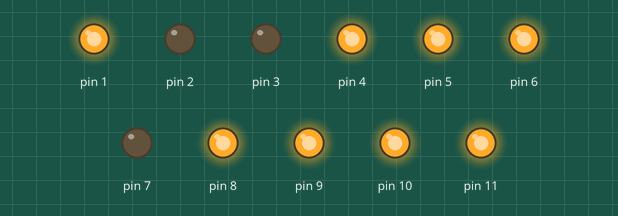
This sketch was run on a simulated Arduino Uno, built with avr-gcc and run on an emulated ATmega328P. Shown: output pins drawn as LEDs (lit = HIGH).

Above: at 0.5 s.
At 1.5 s:
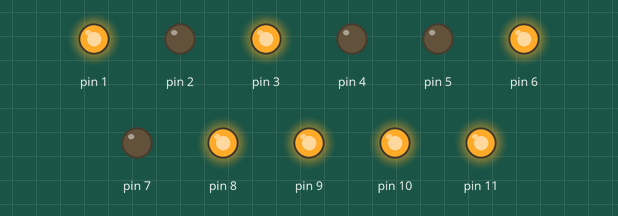
At 2.5 s:
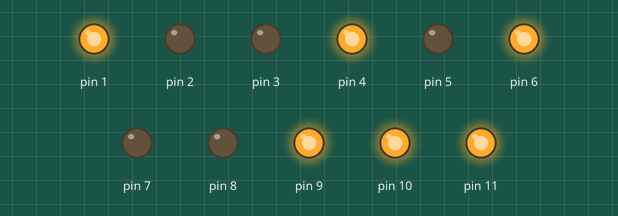
At 3.5 s:
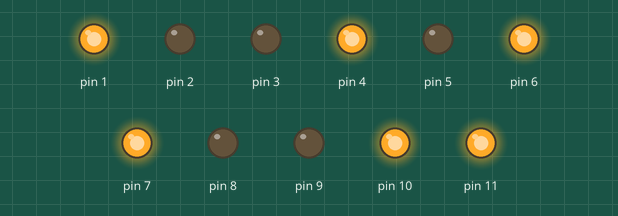
At 4.5 s:
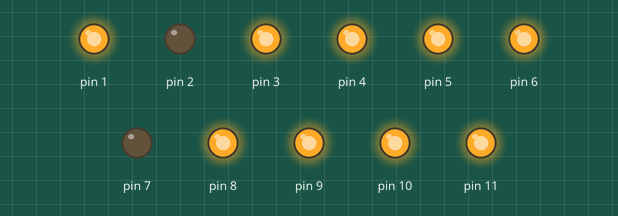
At 5.5 s:
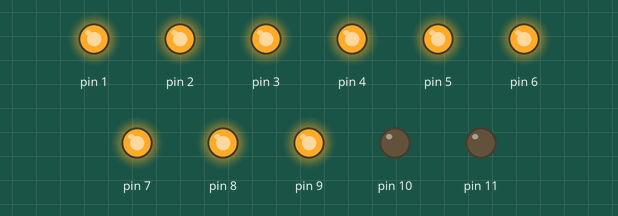
Timing chart, 0 to 6.9 s (numbered marks = the images above):
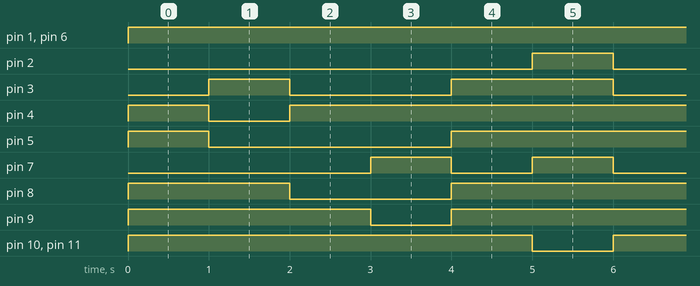

Measured:
- by itself, pin 1, pin 6: LOW → HIGH at 0.00 s
- by itself, pin 2: alternates HIGH for 1.0 s and LOW for 5.0 s
- by itself, pin 3: repeats every 6.0 s: LOW 2.0 s, HIGH 2.0 s, LOW 1.0 s, HIGH 1.0 s
- by itself, pin 4, pin 9: repeats every 6.0 s: LOW 1.0 s, HIGH 5.0 s
- by itself, pin 5: repeats every 6.0 s: LOW 3.0 s, HIGH 3.0 s
- by itself, pin 7: repeats every 6.0 s: LOW 1.0 s, HIGH 1.0 s, LOW 3.0 s, HIGH 1.0 s
- by itself, pin 8: repeats every 6.0 s: LOW 2.0 s, HIGH 4.0 s
- by itself, pin 10, pin 11: alternates HIGH for 5.0 s and LOW for 1.0 s

The sketch:

Pedestrian_Crossing.ino
```cpp
//Run this to identify the pinout easily

void setup() {
 for(int i = 1;i<12;i++){
   pinMode(i,OUTPUT);
  // digitalWrite(i,HIGH);//Uncomment if CA
 }
}

void off(){
      for(int j = 1;j<12;j++){//This is off
    digitalWrite (j,HIGH);
    }
}


 void num7(){
   digitalWrite(2,LOW);//This is #7
   digitalWrite(3,LOW);
   digitalWrite(7,LOW);

 }

void num4(){
//This is #4
   digitalWrite(2,LOW);//LOW if CA
   digitalWrite(4,LOW);//LOW if CA
   digitalWrite(7,LOW);//LOW if CA
   digitalWrite(5,LOW);//LOW if CA

}

void num3(){
   digitalWrite(2,LOW);//This is #3
   digitalWrite(8,LOW);
   digitalWrite(3,LOW);
   digitalWrite(7,LOW);
   digitalWrite(5,LOW);

}

void num2(){
   digitalWrite(2,LOW);//This is #2
   digitalWrite(9,LOW);
   digitalWrite(3,LOW);
   digitalWrite(8,LOW);
   digitalWrite(5,LOW);

}


 void num1(){
   digitalWrite(2,LOW);//This is #1
   digitalWrite(7,LOW);
 }

void loop() {
  off();
  num7();
     delay(1000);
  off();
  num4();
     delay(1000);
  off();
  num3();
     delay(1000);
  off();
  num2();
     delay(1000);
  off();
  num1();
     delay(1000);
  off();


digitalWrite(10,LOW);
digitalWrite(11, LOW);
delay(1000);
  // for(int i = 1;i<12;i++){


// }
}
```
